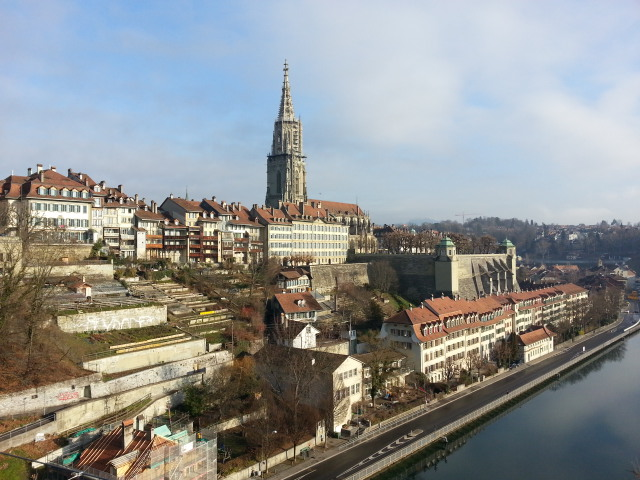
//> input picture 과제/opencv 10-11/opencv_10_11/opencv_10_11/hough_test3.jpg, 640 x 480 px
$ ./main   (built with g++ and OpenCV 4)
//> lines starting //> are read from the running program, lines starting //| are printed output that depends on the picture; after the words box and inside, x2 and y2 are one past the last pixel; in counts of white or black regions, pixels touching at a corner belong together
#include <opencv2\opencv.hpp>
using namespace cv;
using namespace std;

int main()
{
	Mat img = imread("hough_test3.jpg",0); //이미지 입력
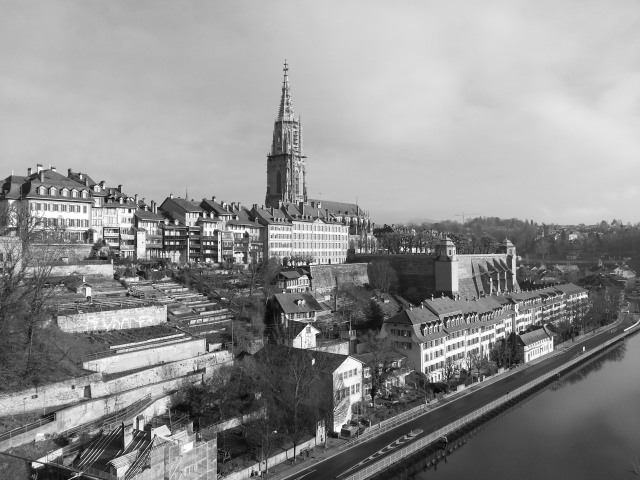
//> img: 480 rows x 640 cols, CV_8UC1; min 6, max 255, mean 144.9
	Mat outline , output;
	cvtColor(img,output,CV_GRAY2BGR); //그리드 변환

	GaussianBlur(img,outline,Size(5,5),2,2); //가우시안 블러링
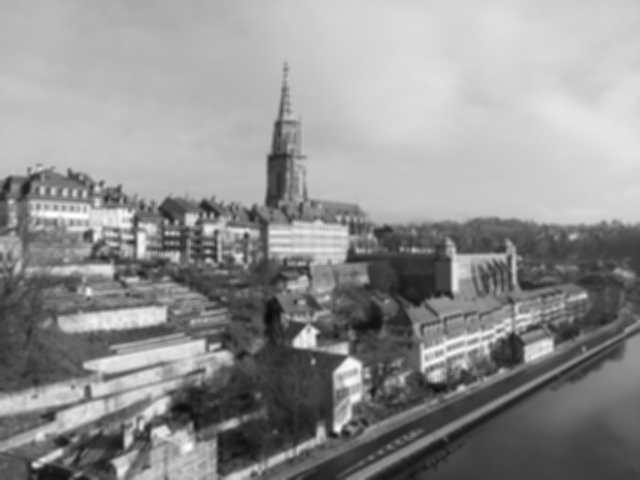
//> outline: 480 rows x 640 cols, CV_8UC1; min 10, max 254, mean 144.9
	Canny(outline,outline,100,200); //외곽선 추출
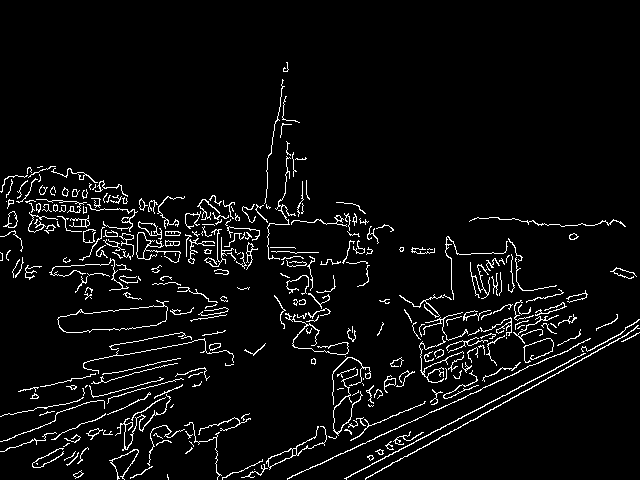
//> outline: 480 rows x 640 cols, CV_8UC1; 4.8% white in thin lines or dots, all inside (x1, y1, x2, y2) = (0, 62, 640, 480)

	double rho = 1, theta = 2*CV_PI / 180; //거리간격 1픽셀 , 각도 간격 2도
	vector<Vec2f> lines;
	HoughLines(outline, lines, rho, theta, 100); //직선 추출
//> lines = 39 lines (rho, theta), first 12: [585, 1.08], [532, 1.19], [200, 1.64], [407, 1.36], [224, 1.57], [593, 1.08], [214, 1.71], [174, 1.85], [218, 1.75], [473, 1.22], [205, 1.61], [414, 1.22]

	for (int i = 0; i < min((int)lines.size(), 10); i++) //최대 10개의 직선 그리기
	{
		//직선 파라미터 복원
		float rho = lines[i][0];
		float theta = lines[i][1];
		double a = cos(theta), b = sin(theta);

		double x0 = a*rho, y0 = b*rho; //원점과 가장 가까운 직선의 좌표
		Point pt1(cvRound(x0 + 1000*(-b)), cvRound(y0 + 1000*(a)));
		Point pt2(cvRound(x0 - 1000*(-b)) , cvRound(y0 - 1000*(a)));
		line( output, pt1, pt2, Scalar(0,255,0), 2); //파라미터를 만족하는 직선 그리기
	}
//> this loop made 10 passes
//> (rho, theta, a, b, x0, y0, pt1, pt2) on passes 1 to 8: (585, 1.08, 0.469, 0.883, 274.6, 516.5, Point(-608, 986), Point(1158, 47)), (532, 1.19, 0.375, 0.927, 199.3, 493.3, Point(-728, 868), Point(1126, 119)), (200, 1.64, -0.0698, 0.998, -13.95, 199.5, Point(-1012, 130), Point(984, 269)), (407, 1.36, 0.208, 0.978, 84.62, 398.1, Point(-894, 606), Point(1063, 190)), (224, 1.57, -4.37e-08, 1, -9.79e-06, 224, Point(-1000, 224), Point(1000, 224)), (593, 1.08, 0.469, 0.883, 278.4, 523.6, Point(-605, 993), Point(1161, 54)), (214, 1.71, -0.139, 0.99, -29.78, 211.9, Point(-1020, 73), Point(960, 351)), (174, 1.85, -0.276, 0.961, -47.96, 167.3, Point(-1009, -108), Point(913, 443))
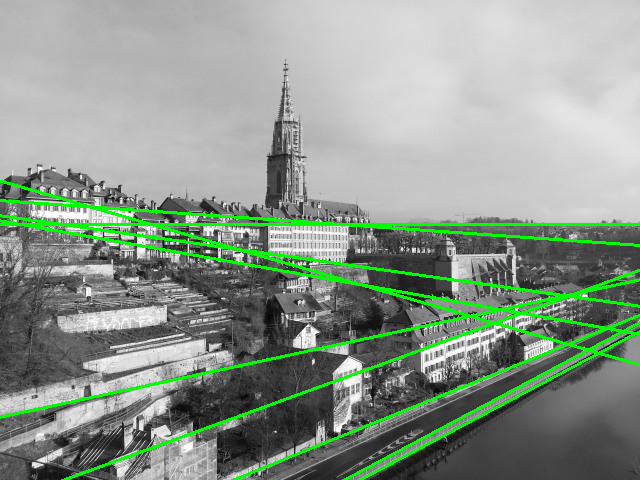
//> output: 480 rows x 640 cols, CV_8UC3; mean B, G, R 139.1, 152.2, 139.1

	imshow("source", img); //원본 이미지 출력
	imshow("outline", outline); //외곽선 출력
	imshow("output", output); //결과물 출력
	waitKey();

	return 0;
}
